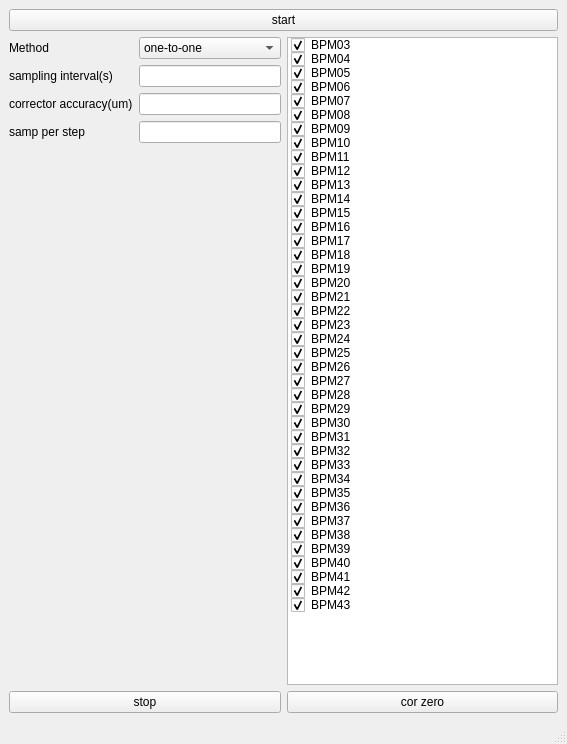
<?xml version="1.0" encoding="UTF-8"?>
<ui version="4.0">
 <class>MainWindow</class>
 <widget class="QMainWindow" name="MainWindow">
  <property name="geometry">
   <rect>
    <x>0</x>
    <y>0</y>
    <width>567</width>
    <height>744</height>
   </rect>
  </property>
  <property name="windowTitle">
   <string>Orbit Correct</string>
  </property>
  <widget class="QWidget" name="centralwidget">
   <layout class="QVBoxLayout" name="verticalLayout_2">
    <item>
     <layout class="QGridLayout" name="gridLayout" rowstretch="0,0,0,0,0" columnstretch="1,1">
      <item row="3" column="0">
       <layout class="QFormLayout" name="formLayout_3">
        <item row="0" column="0">
         <widget class="QLabel" name="label_6">
          <property name="text">
           <string>Method</string>
          </property>
         </widget>
        </item>
        <item row="0" column="1">
         <widget class="QComboBox" name="comboBox">
          <item>
           <property name="text">
            <string>one-to-one</string>
           </property>
          </item>
          <item>
           <property name="text">
            <string>global</string>
           </property>
          </item>
         </widget>
        </item>
        <item row="1" column="0">
         <widget class="QLabel" name="samplingIntervalSLabel">
          <property name="text">
           <string>sampling interval(s)</string>
          </property>
         </widget>
        </item>
        <item row="1" column="1">
         <widget class="QLineEdit" name="samplingIntervalSLineEdit"/>
        </item>
        <item row="2" column="0">
         <widget class="QLabel" name="correctorAccuracyUmLabel">
          <property name="text">
           <string>corrector accuracy(um)</string>
          </property>
         </widget>
        </item>
        <item row="2" column="1">
         <widget class="QLineEdit" name="correctorAccuracyUmLineEdit"/>
        </item>
        <item row="3" column="0">
         <widget class="QLabel" name="sampPerStepLabel">
          <property name="text">
           <string>samp per step</string>
          </property>
         </widget>
        </item>
        <item row="3" column="1">
         <widget class="QLineEdit" name="sampPerStepLineEdit"/>
        </item>
       </layout>
      </item>
      <item row="4" column="1">
       <widget class="QPushButton" name="pushButton_2">
        <property name="text">
         <string>cor zero</string>
        </property>
       </widget>
      </item>
      <item row="4" column="0">
       <widget class="QPushButton" name="pushButton_3">
        <property name="text">
         <string>stop</string>
        </property>
       </widget>
      </item>
      <item row="0" column="0" colspan="2">
       <widget class="QPushButton" name="pushButton_4">
        <property name="text">
         <string>start</string>
        </property>
       </widget>
      </item>
      <item row="3" column="1">
       <widget class="QListWidget" name="listWidget">
        <property name="autoFillBackground">
         <bool>false</bool>
        </property>
        <property name="selectionMode">
         <enum>QAbstractItemView::MultiSelection</enum>
        </property>
        <item>
         <property name="text">
          <string>BPM03</string>
         </property>
         <property name="checkState">
          <enum>Checked</enum>
         </property>
        </item>
        <item>
         <property name="text">
          <string>BPM04</string>
         </property>
         <property name="checkState">
          <enum>Checked</enum>
         </property>
        </item>
        <item>
         <property name="text">
          <string>BPM05</string>
         </property>
         <property name="checkState">
          <enum>Checked</enum>
         </property>
        </item>
        <item>
         <property name="text">
          <string>BPM06</string>
         </property>
         <property name="checkState">
          <enum>Checked</enum>
         </property>
        </item>
        <item>
         <property name="text">
          <string>BPM07</string>
         </property>
         <property name="checkState">
          <enum>Checked</enum>
         </property>
        </item>
        <item>
         <property name="text">
          <string>BPM08</string>
         </property>
         <property name="checkState">
          <enum>Checked</enum>
         </property>
        </item>
        <item>
         <property name="text">
          <string>BPM09</string>
         </property>
         <property name="checkState">
          <enum>Checked</enum>
         </property>
        </item>
        <item>
         <property name="text">
          <string>BPM10</string>
         </property>
         <property name="checkState">
          <enum>Checked</enum>
         </property>
        </item>
        <item>
         <property name="text">
          <string>BPM11</string>
         </property>
         <property name="checkState">
          <enum>Checked</enum>
         </property>
        </item>
        <item>
         <property name="text">
          <string>BPM12</string>
         </property>
         <property name="checkState">
          <enum>Checked</enum>
         </property>
        </item>
        <item>
         <property name="text">
          <string>BPM13</string>
         </property>
         <property name="checkState">
          <enum>Checked</enum>
         </property>
        </item>
        <item>
         <property name="text">
          <string>BPM14</string>
         </property>
         <property name="checkState">
          <enum>Checked</enum>
         </property>
        </item>
        <item>
         <property name="text">
          <string>BPM15</string>
         </property>
         <property name="checkState">
          <enum>Checked</enum>
         </property>
        </item>
        <item>
         <property name="text">
          <string>BPM16</string>
         </property>
         <property name="checkState">
          <enum>Checked</enum>
         </property>
        </item>
        <item>
         <property name="text">
          <string>BPM17</string>
         </property>
         <property name="checkState">
          <enum>Checked</enum>
         </property>
        </item>
        <item>
         <property name="text">
          <string>BPM18</string>
         </property>
         <property name="checkState">
          <enum>Checked</enum>
         </property>
        </item>
        <item>
         <property name="text">
          <string>BPM19</string>
         </property>
         <property name="checkState">
          <enum>Checked</enum>
         </property>
        </item>
        <item>
         <property name="text">
          <string>BPM20</string>
         </property>
         <property name="checkState">
          <enum>Checked</enum>
         </property>
        </item>
        <item>
         <property name="text">
          <string>BPM21</string>
         </property>
         <property name="checkState">
          <enum>Checked</enum>
         </property>
        </item>
        <item>
         <property name="text">
          <string>BPM22</string>
         </property>
         <property name="checkState">
          <enum>Checked</enum>
         </property>
        </item>
        <item>
         <property name="text">
          <string>BPM23</string>
         </property>
         <property name="checkState">
          <enum>Checked</enum>
         </property>
        </item>
        <item>
         <property name="text">
          <string>BPM24</string>
         </property>
         <property name="checkState">
          <enum>Checked</enum>
         </property>
        </item>
        <item>
         <property name="text">
          <string>BPM25</string>
         </property>
         <property name="checkState">
          <enum>Checked</enum>
         </property>
        </item>
        <item>
         <property name="text">
          <string>BPM26</string>
         </property>
         <property name="checkState">
          <enum>Checked</enum>
         </property>
        </item>
        <item>
         <property name="text">
          <string>BPM27</string>
         </property>
         <property name="checkState">
          <enum>Checked</enum>
         </property>
        </item>
        <item>
         <property name="text">
          <string>BPM28</string>
         </property>
         <property name="checkState">
          <enum>Checked</enum>
         </property>
        </item>
        <item>
         <property name="text">
          <string>BPM29</string>
         </property>
         <property name="checkState">
          <enum>Checked</enum>
         </property>
        </item>
        <item>
         <property name="text">
          <string>BPM30</string>
         </property>
         <property name="checkState">
          <enum>Checked</enum>
         </property>
        </item>
        <item>
         <property name="text">
          <string>BPM31</string>
         </property>
         <property name="checkState">
          <enum>Checked</enum>
         </property>
        </item>
        <item>
         <property name="text">
          <string>BPM32</string>
         </property>
         <property name="checkState">
          <enum>Checked</enum>
         </property>
        </item>
        <item>
         <property name="text">
          <string>BPM33</string>
         </property>
         <property name="checkState">
          <enum>Checked</enum>
         </property>
        </item>
        <item>
         <property name="text">
          <string>BPM34</string>
         </property>
         <property name="checkState">
          <enum>Checked</enum>
         </property>
        </item>
        <item>
         <property name="text">
          <string>BPM35</string>
         </property>
         <property name="checkState">
          <enum>Checked</enum>
         </property>
        </item>
        <item>
         <property name="text">
          <string>BPM36</string>
         </property>
         <property name="checkState">
          <enum>Checked</enum>
         </property>
        </item>
        <item>
         <property name="text">
          <string>BPM37</string>
         </property>
         <property name="checkState">
          <enum>Checked</enum>
         </property>
        </item>
        <item>
         <property name="text">
          <string>BPM38</string>
         </property>
         <property name="checkState">
          <enum>Checked</enum>
         </property>
        </item>
        <item>
         <property name="text">
          <string>BPM39</string>
         </property>
         <property name="checkState">
          <enum>Checked</enum>
         </property>
        </item>
        <item>
         <property name="text">
          <string>BPM40</string>
         </property>
         <property name="checkState">
          <enum>Checked</enum>
         </property>
        </item>
        <item>
         <property name="text">
          <string>BPM41</string>
         </property>
         <property name="checkState">
          <enum>Checked</enum>
         </property>
        </item>
        <item>
         <property name="text">
          <string>BPM42</string>
         </property>
         <property name="checkState">
          <enum>Checked</enum>
         </property>
        </item>
        <item>
         <property name="text">
          <string>BPM43</string>
         </property>
         <property name="checkState">
          <enum>Checked</enum>
         </property>
        </item>
       </widget>
      </item>
     </layout>
    </item>
   </layout>
  </widget>
  <widget class="QMenuBar" name="menubar">
   <property name="geometry">
    <rect>
     <x>0</x>
     <y>0</y>
     <width>567</width>
     <height>20</height>
    </rect>
   </property>
  </widget>
  <widget class="QStatusBar" name="statusbar"/>
 </widget>
 <resources/>
 <connections/>
</ui>
